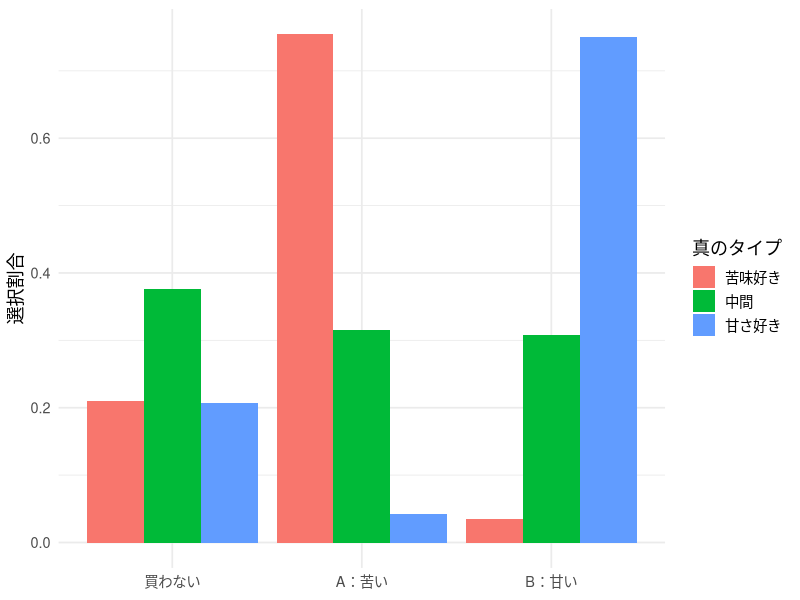
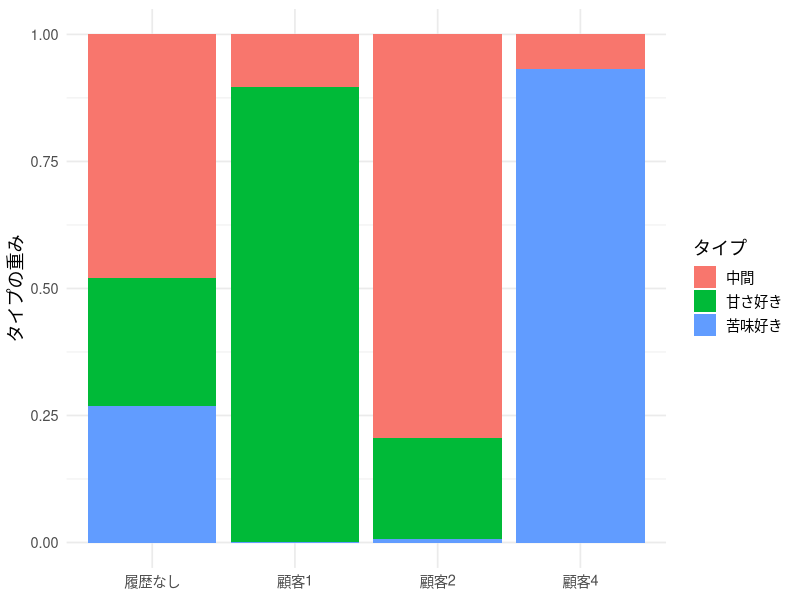
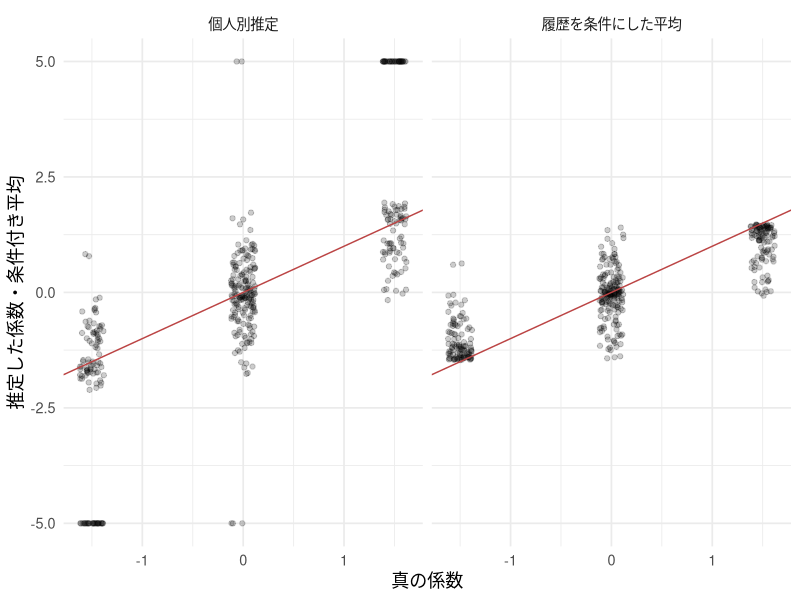
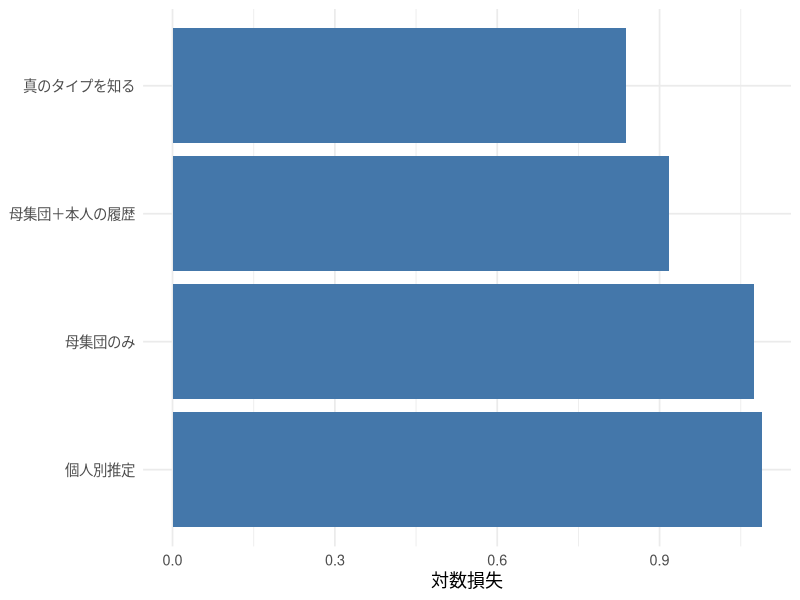
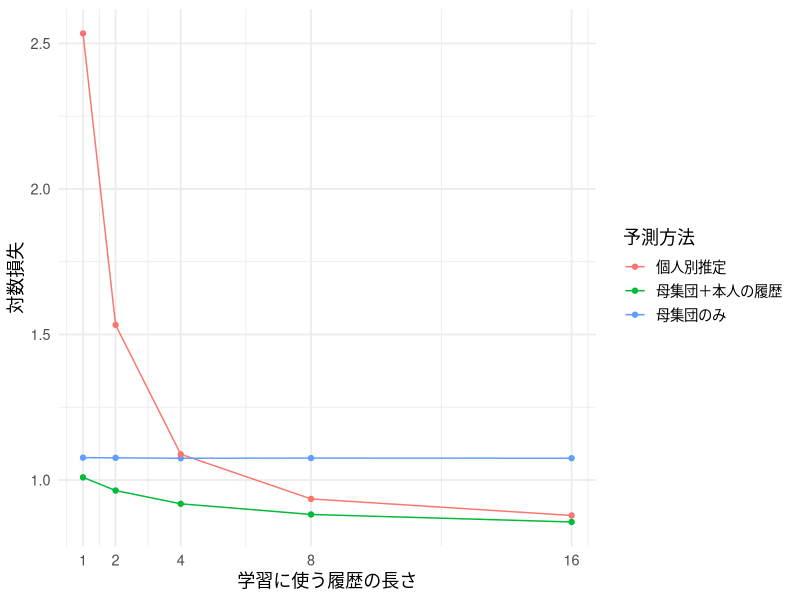
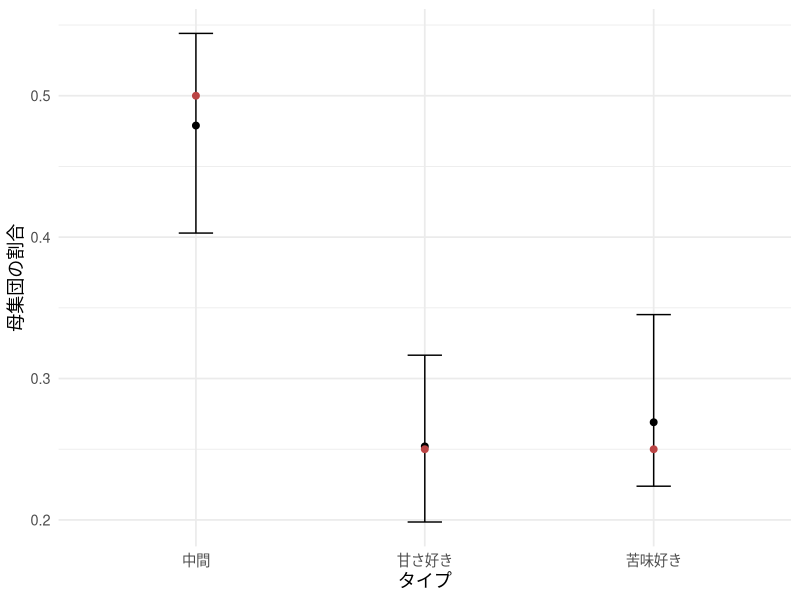

Write R code to recreate these figures, in order.
## ---- chunk 1
#| include: false
library(ggplot2)
library(dplyr)
library(knitr)

set.seed(202606)

theme_lecture <- function() {
  fam <- if (Sys.info()[["sysname"]] == "Darwin") "Hiragino Sans" else ""
  theme_minimal(base_size = 13, base_family = fam)
}
theme_set(theme_lecture())
knitr::opts_chunk$set(fig.align = "center", dpi = 144)
options(scipen = 8)
## ---- chunk 2
theta_grid <- c(-1.5, 0, 1.5)
pi_true <- c(.25, .5, .25)
N <- 400; T_train <- 16; T_test <- 20

choice_prob <- function(theta, pA, pB, beta0 = 1.5, alpha = 1) {
  va <- beta0 - theta - alpha * pA
  vb <- beta0 + theta - alpha * pB
  mx <- pmax(0, va, vb)
  ev <- cbind(exp(-mx), exp(va - mx), exp(vb - mx))
  ev / rowSums(ev)  # 列はoutside、A、B
}
sim_panel <- function(n, nt, types, theta_grid, beta0 = 1.5, alpha = 1) {
  id <- rep(seq_len(n), each = nt)
  pA <- runif(n * nt, 1, 2.5); pB <- runif(n * nt, 1, 2.5)
  prob <- choice_prob(theta_grid[types[id]], pA, pB, beta0, alpha)
  u <- runif(n * nt)
  y <- as.integer(u > prob[, 1]) + as.integer(u > prob[, 1] + prob[, 2])
  data.frame(id, occasion = rep(seq_len(nt), n), pA, pB, y)
}
type_true <- sample(1:3, N, replace = TRUE, prob = pi_true)
train_all <- sim_panel(N, T_train, type_true, theta_grid)
test <- sim_panel(N, T_test, type_true, theta_grid)
train <- subset(train_all, occasion <= 4)
head(train)
## ---- chunk 3
#| fig-cap: "真のタイプごとの選択割合。個人のタイプは推定には使わない。"
choice_summary <- train_all |>
  mutate(type = factor(type_true[id], labels = c("苦味好き", "中間", "甘さ好き")),
         product = factor(y, 0:2, c("買わない", "A：苦い", "B：甘い"))) |>
  count(type, product) |>
  group_by(type) |>
  mutate(share = n / sum(n))
ggplot(choice_summary, aes(product, share, fill = type)) +
  geom_col(position = "dodge") +
  labs(x = NULL, y = "選択割合", fill = "真のタイプ")
## ---- chunk 4
panel_loglik <- function(dat, grid = theta_grid) {
  sapply(grid, function(th) {
    pr <- choice_prob(th, dat$pA, dat$pB)
    drop(rowsum(log(pr[cbind(seq_len(nrow(dat)), dat$y + 1)]), dat$id))
  })
}
fit_mixture <- function(ell) {
  softmax <- function(a) {
    z <- c(a, 0); z <- exp(z - max(z)); z / sum(z)
  }
  rowmax <- apply(ell, 1, max)
  e <- exp(ell - rowmax)
  loss <- function(a) -sum(rowmax + log(drop(e %*% softmax(a))))
  op <- optim(c(0, 0), loss, method = "BFGS")
  if (op$convergence != 0) stop("タイプ割合の推定が収束しなかった")
  pi <- softmax(op$par)
  ww <- sweep(e, 2, pi, "*")
  ww <- ww / rowSums(ww)
  list(pi = pi, weights = ww, Q = op$value)
}
ell <- panel_loglik(train)
fit <- fit_mixture(ell)
knitr::kable(data.frame(type = c("苦味好き", "中間", "甘さ好き"),
  truth = pi_true, estimate = fit$pi), digits = 3,
  col.names = c("タイプ", "真の割合", "推定した割合"))
## ---- chunk 5
#| fig-cap: "同じ市場でも、本人の4回の履歴によってタイプの重みが変わる。"
show_ids <- c(which(type_true == 1)[1], which(type_true == 2)[1],
              which(type_true == 3)[1])
w_show <- rbind(fit$pi, fit$weights[show_ids, ])
weights_plot <- data.frame(
  customer = rep(c("履歴なし", paste0("顧客", show_ids)), each = 3),
  type = rep(c("苦味好き", "中間", "甘さ好き"), 4),
  weight = as.vector(t(w_show)))
ggplot(weights_plot, aes(customer, weight, fill = type)) +
  geom_col() + labs(x = NULL, y = "タイプの重み", fill = "タイプ")
## ---- chunk 6
no_pool <- function(dat) {
  sapply(split(dat, dat$id), function(di) {
    loss <- function(th) {
      pr <- choice_prob(th, di$pA, di$pB)
      -sum(log(pr[cbind(seq_len(nrow(di)), di$y + 1)]))
    }
    optimize(loss, c(-5, 5))$minimum
  })
}
th_np <- no_pool(train)
th_cond <- drop(fit$weights %*% theta_grid)
knitr::kable(data.frame(
  method = c("個人別推定", "履歴を条件にしたタイプ平均"),
  rmse = c(sqrt(mean((th_np - theta_grid[type_true])^2)),
           sqrt(mean((th_cond - theta_grid[type_true])^2)))), digits = 3)
cat("個人別推定が探索範囲の端付近にある割合：", round(mean(abs(th_np) > 4.9), 3))
## ---- chunk 7
#| fig-cap: "4回の履歴では個人別推定が大きく散らばる。横軸は検証用の真の係数。"
estimates <- data.frame(truth = rep(theta_grid[type_true], 2),
  estimate = c(th_np, th_cond),
  method = rep(c("個人別推定", "履歴を条件にした平均"), each = N))
ggplot(estimates, aes(truth, estimate)) +
  geom_jitter(width = .12, height = 0, alpha = .2) +
  geom_abline(slope = 1, intercept = 0, color = "#bb4444") +
  facet_wrap(~ method) + labs(x = "真の係数", y = "推定した係数・条件付き平均")
## ---- chunk 8
predict_mix <- function(dat, weights, grid = theta_grid) {
  out <- matrix(0, nrow(dat), 3)
  for (k in seq_along(grid)) {
    out <- out + weights[dat$id, k] * choice_prob(grid[k], dat$pA, dat$pB)
  }
  out
}
score_prob <- function(prob, dat) {
  loss <- -log(pmax(prob[cbind(seq_len(nrow(dat)), dat$y + 1)], 1e-12))
  drop(rowsum(loss, dat$id)) / as.numeric(table(dat$id))
}
pr_pop <- predict_mix(test, matrix(fit$pi, N, 3, byrow = TRUE))
pr_cond <- predict_mix(test, fit$weights)
pr_np <- choice_prob(th_np[test$id], test$pA, test$pB)
pr_oracle <- choice_prob(theta_grid[type_true[test$id]], test$pA, test$pB)
loss <- data.frame(population = score_prob(pr_pop, test),
  individual = score_prob(pr_np, test), conditional = score_prob(pr_cond, test),
  oracle = score_prob(pr_oracle, test))
score_table <- data.frame(method = c("母集団のみ", "個人別推定", "母集団＋本人の履歴", "真のタイプを知る"),
                          log_loss = colMeans(loss))
knitr::kable(score_table, digits = 3,
             col.names = c("予測方法", "評価用データの対数損失"))
## ---- chunk 9
#| fig-cap: "推定に使っていない20機会で比較する。小さい方がよい。"
ggplot(score_table, aes(reorder(method, -log_loss), log_loss)) +
  geom_col(fill = "#4477aa") + coord_flip() +
  labs(x = NULL, y = "対数損失")
## ---- chunk 10
#| fig-cap: "履歴の長さと予測精度。短い履歴では集団の情報が特に重要になる。"
learning_curve <- do.call(rbind, lapply(c(1, 2, 4, 8, 16), function(h) {
  d <- subset(train_all, occasion <= h)
  f <- fit_mixture(panel_loglik(d)); np <- no_pool(d)
  data.frame(history = h,
    method = c("母集団のみ", "個人別推定", "母集団＋本人の履歴"),
    loss = c(mean(score_prob(predict_mix(test, matrix(f$pi, N, 3, byrow = TRUE)), test)),
             mean(score_prob(choice_prob(np[test$id], test$pA, test$pB), test)),
             mean(score_prob(predict_mix(test, f$weights), test))))
}))
ggplot(learning_curve, aes(history, loss, color = method)) +
  geom_line() + geom_point() + scale_x_continuous(breaks = c(1, 2, 4, 8, 16)) +
  labs(x = "学習に使う履歴の長さ", y = "対数損失", color = "予測方法")
## ---- chunk 11
#| fig-cap: "顧客単位のブートストラップによるタイプ割合の95%区間。赤点が真値。"
set.seed(2026061)
B <- 80
pi_boot <- t(replicate(B,
  fit_mixture(ell[sample.int(N, N, replace = TRUE), , drop = FALSE])$pi))
intervals <- data.frame(type = c("苦味好き", "中間", "甘さ好き"),
  estimate = fit$pi, se = apply(pi_boot, 2, sd), truth = pi_true,
  lower = apply(pi_boot, 2, quantile, .025),
  upper = apply(pi_boot, 2, quantile, .975))
knitr::kable(intervals, digits = 3)
ggplot(intervals, aes(type, estimate)) +
  geom_point(size = 2) + geom_errorbar(aes(ymin = lower, ymax = upper), width = .15) +
  geom_point(aes(y = truth), color = "#bb4444", size = 2) +
  labs(x = "タイプ", y = "母集団の割合")
